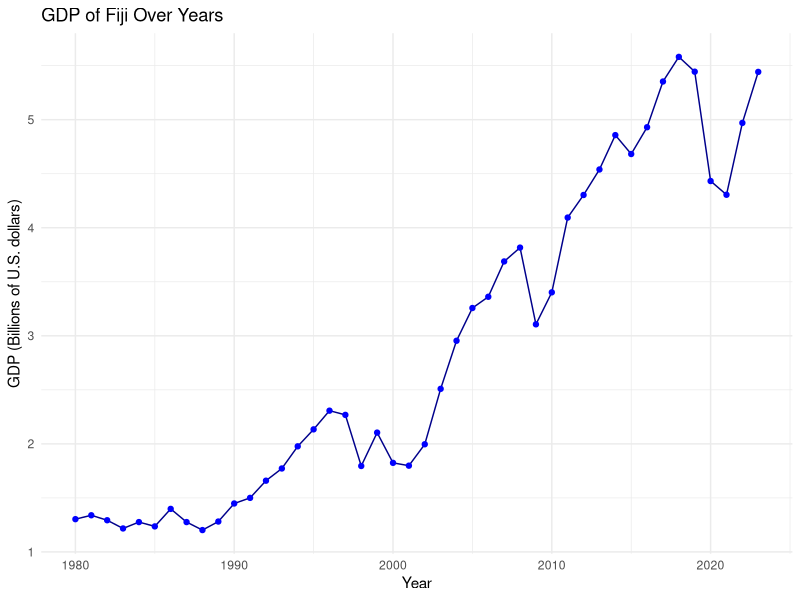
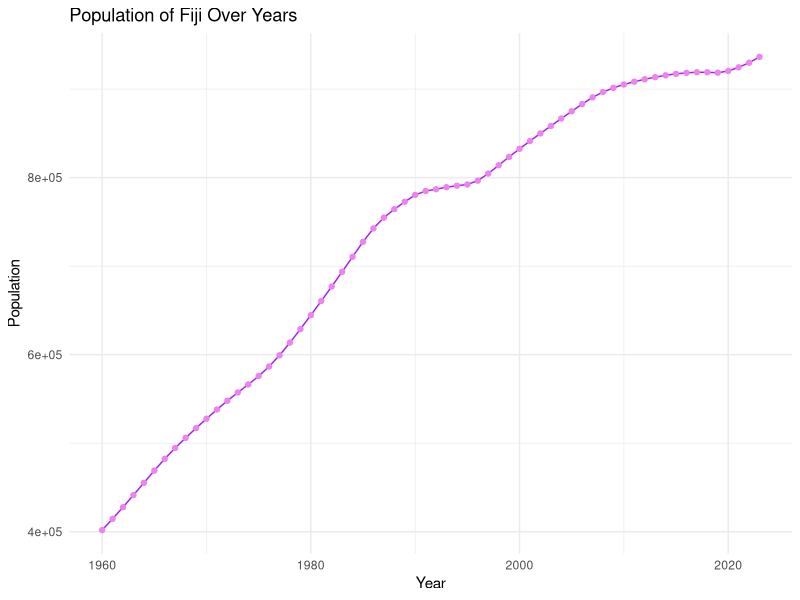
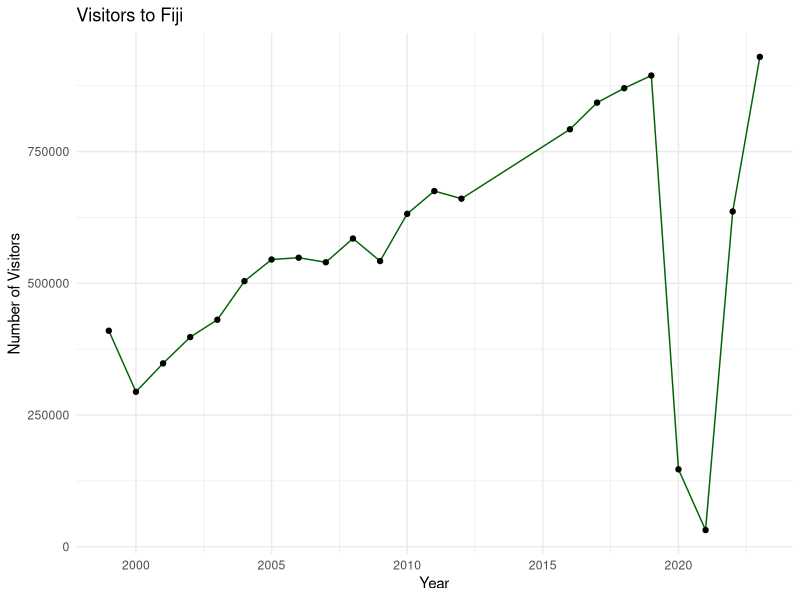
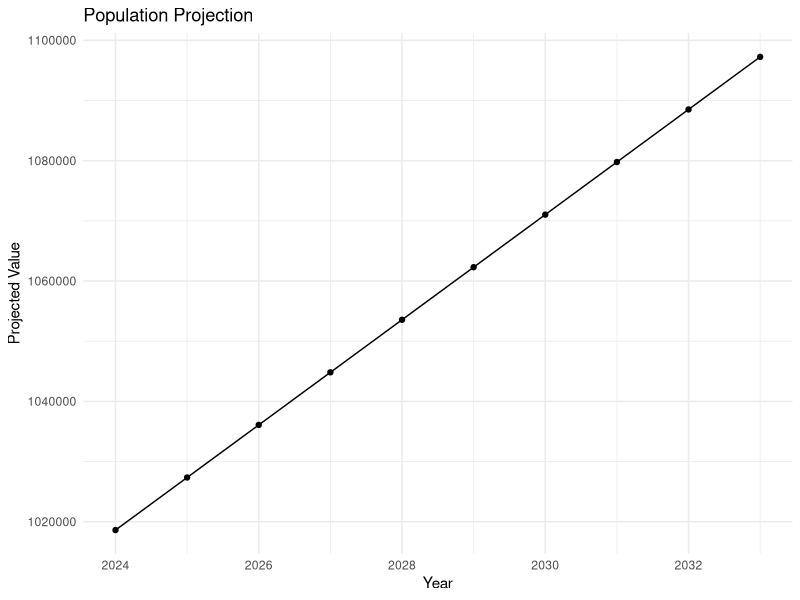
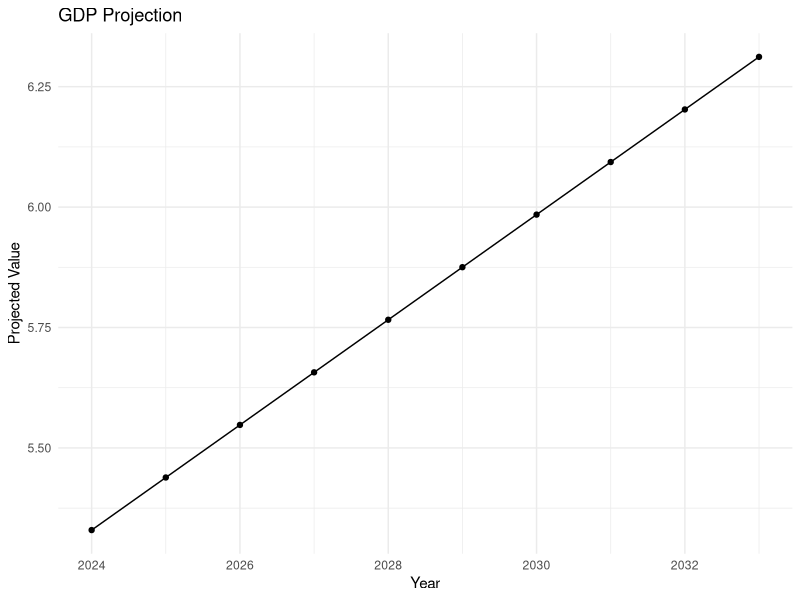
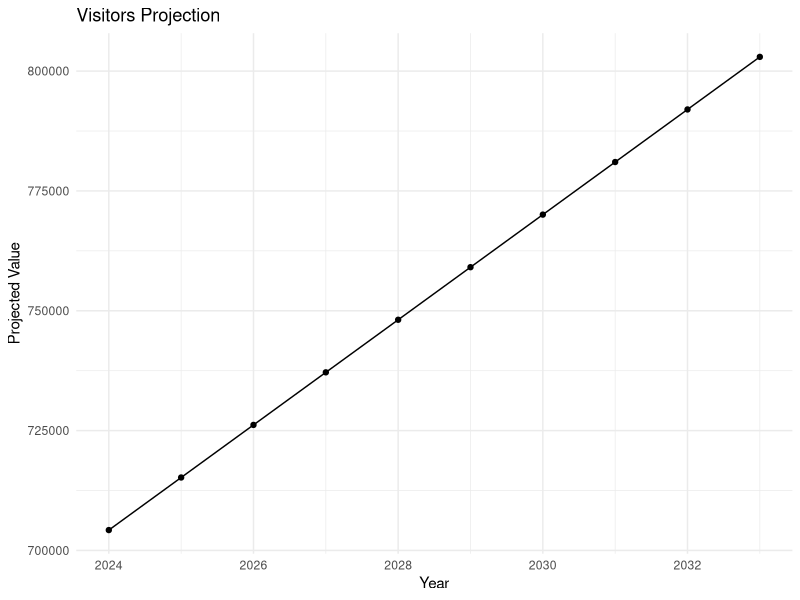
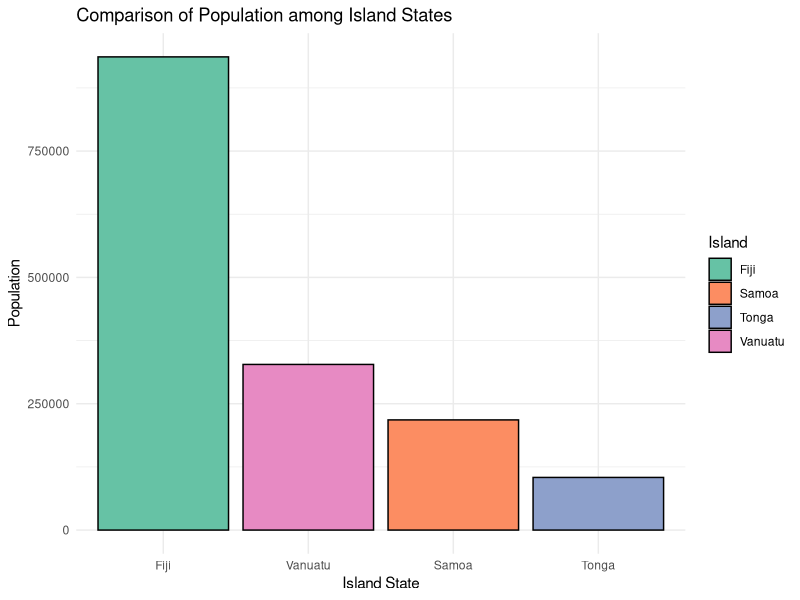
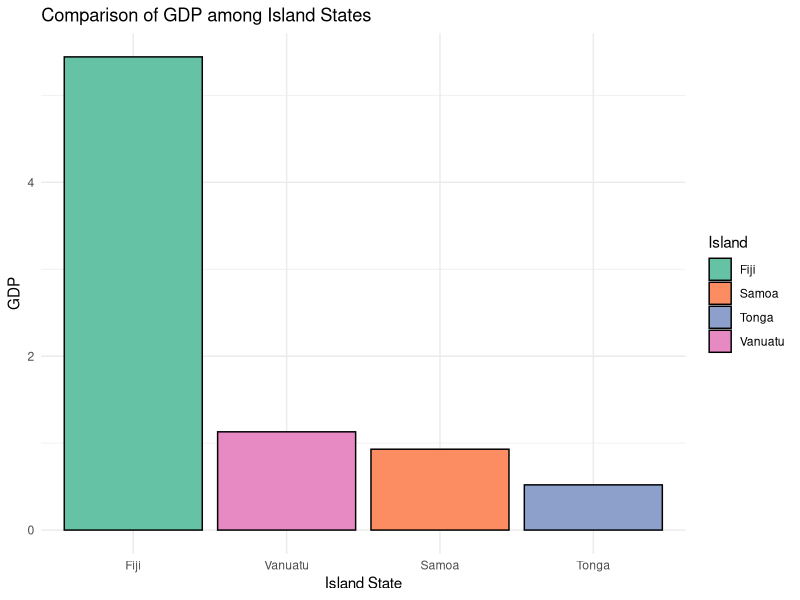

Source code (R) for these figures, in order:
## ---- chunk 1
library(ggplot2)
library(dplyr)
library(tidyr)
library(lubridate)
library(readxl)
## ---- chunk 2
# gdp data
gdp_data <- read_excel("imf-dm-export-20241213.xls")
gdp_clean <- gdp_data %>% 
  filter(`GDP, current prices (Billions of U.S. dollars)`== "Fiji") %>% 
  pivot_longer(
    cols = -`GDP, current prices (Billions of U.S. dollars)`,
    names_to = "Year",
    values_to = "GDP"
  ) %>%
  select(Year, GDP) %>%
  mutate(Year = as.numeric(Year), GDP = as.numeric(GDP)) %>% 
  filter(Year < 2024) # years after 2024 are gdp projections
## ---- chunk 3
# graph of gdp
ggplot(gdp_clean, aes(x = Year, y = GDP)) + 
      geom_line(color = "darkblue") + 
      geom_point(color = "blue") + 
      labs(title = "GDP of Fiji Over Years",
           x = "Year", y = "GDP (Billions of U.S. dollars)") + 
      theme_minimal() 
## ---- chunk 4
# population data
population_data <- read.csv("POPTOTFJA647NWDB.csv")
# date format
population_data$observation_date <- as.Date(population_data$observation_date, 
                                            format = "%m/%d/%Y")
population_data$Year <- year(population_data$observation_date)
population_data <- population_data %>% 
  rename(Population = POPTOTFJA647NWDB)
## ---- chunk 5
# graph of population
ggplot(population_data, aes(x = Year, y = Population)) + 
      geom_line(color = "purple") + 
      geom_point(color = "violet") + 
      labs(title = "Population of Fiji Over Years",
           x = "Year", y = "Population") + 
      theme_minimal() 
## ---- chunk 6
# visitor data
visitor_data <- read.csv("summary-of-visitor-arriv.csv")
visitor_data <- visitor_data %>% 
  rename(Year = Category) 
# From another research showing the visitors in 2023
visitor_data <- add_row(visitor_data, Year = 2023, Arrivals = 929740)
visitor_data <- subset(visitor_data, select = -Departures)
## ---- chunk 7
# graph of visitors
ggplot(data = visitor_data, aes(x = Year, y = Arrivals)) + 
      geom_line(color = "darkgreen") + 
      geom_point() + 
      labs(title = "Visitors to Fiji", y = "Number of Visitors", x = "Year") + 
      theme_minimal()
## ---- chunk 8
population_model <- lm(Population ~ Year, data = population_data)
summary(population_model)
## ---- chunk 9
# projection data
future_years <- (max(population_data$Year) + 1):(max(population_data$Year) + 10)
future_population <- predict(population_model, newdata = data.frame(Year = future_years))
projection_data <- data.frame(Year = future_years, 
                       Projected = future_population)

# projection plot
ggplot(projection_data, aes(x = Year, y = Projected)) +
      geom_line() +
      geom_point() +
      labs(title = "Population Projection",
           x = "Year", y = "Projected Value") +
      theme_minimal()
## ---- chunk 10
gdp_model <- lm(GDP ~ Year, data = gdp_clean)
summary(gdp_model)
## ---- chunk 11
# projection data
future_years <- (max(population_data$Year) + 1):(max(population_data$Year) + 10)
future_gdp <- predict(gdp_model, newdata = data.frame(Year = future_years))
projection_data <- data.frame(Year = future_years, 
                       Projected = future_gdp)

# projection plot
ggplot(projection_data, aes(x = Year, y = Projected)) +
      geom_line() +
      geom_point() +
      labs(title = "GDP Projection",
           x = "Year", y = "Projected Value") +
      theme_minimal()
## ---- chunk 12
visitors_model <- lm(Arrivals ~ Year, data = visitor_data)
summary(visitors_model)
## ---- chunk 13
# projection data
future_years <- (max(population_data$Year) + 1):(max(population_data$Year) + 10)
future_visitors <- predict(visitors_model, newdata = data.frame(Year = future_years))
projection_data <- data.frame(Year = future_years, 
                       Projected = future_visitors)

# projection plot
ggplot(projection_data, aes(x = Year, y = Projected)) +
      geom_line() +
      geom_point() +
      labs(title = "Visitors Projection",
           x = "Year", y = "Projected Value") +
      theme_minimal()
## ---- chunk 14
# comparison data
comparison_data <- data.frame(
  Island = c("Fiji", "Vanuatu", "Samoa", "Tonga"),
  Population = c(936375, 327777, 218019, 104175),
  GDP = c(5.442, 1.13, 0.93, 0.52),  # in billion USD
  Visitors = c(929740, 30306, 241276, 119916))

# comparison plot
ggplot(comparison_data, aes(x = reorder(Island, -Population), 
                            y = Population, fill = Island)) +
      geom_bar(stat = "identity", color = "black") +
      labs(title = "Comparison of Population among Island States",
           x = "Island State", y = "Population") +
      scale_fill_brewer(palette = "Set2") +
      theme_minimal()
## ---- chunk 15
# comparison plot
ggplot(comparison_data, aes(x = reorder(Island, -GDP), 
                            y = GDP, fill = Island)) +
      geom_bar(stat = "identity", color = "black") +
      labs(title = "Comparison of GDP among Island States",
           x = "Island State", y = "GDP") +
      scale_fill_brewer(palette = "Set2") +
      theme_minimal()
## ---- chunk 16
# comparison plot
ggplot(comparison_data, aes(x = reorder(Island, -Visitors), 
                            y = Visitors, fill = Island)) +
      geom_bar(stat = "identity", color = "black") +
      labs(title = "Comparison of Visitors among Island States",
           x = "Island State", y = "Visitors") +
      scale_fill_brewer(palette = "Set2") +
      theme_minimal()
